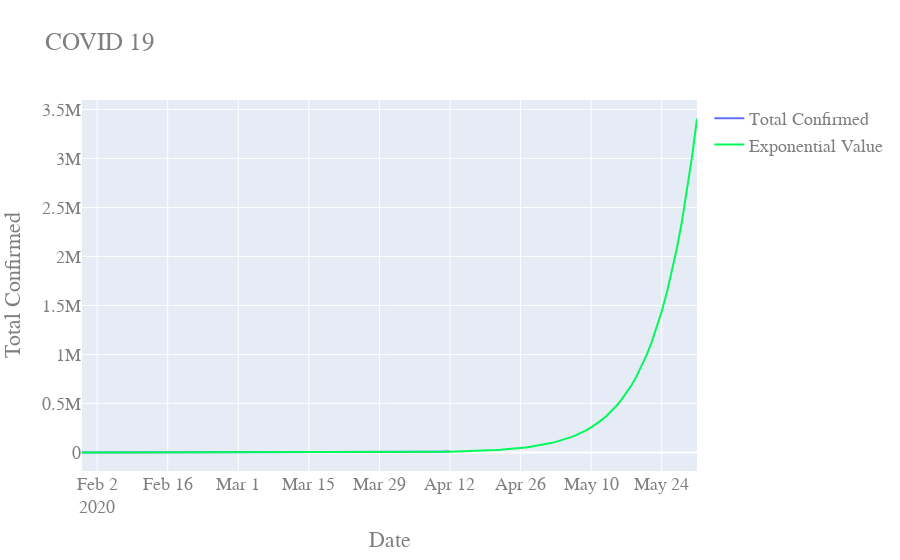

The code cell stored with this chart in its notebook:
### Code cell
fig = go.Figure()

fig.add_trace(go.Scatter(
    x=df['Date'],
    y=df['Total Confirmed'],
    name="Total Confirmed"       # this sets its legend entry
))


fig.add_trace(go.Scatter(
    x=df['Date'],
    y=expo_line(df['Total Confirmed'][0:74],123),
    line=dict(color="#02fa59"),
    name="Exponential Value"
))

fig.update_layout(
    title="COVID 19",
    xaxis_title="Date",
    yaxis_title="Total Confirmed",
    font=dict(
        family="Courier New, monospace",
        size=18,
        color="#7f7f7f"
    )
)

fig.show()
